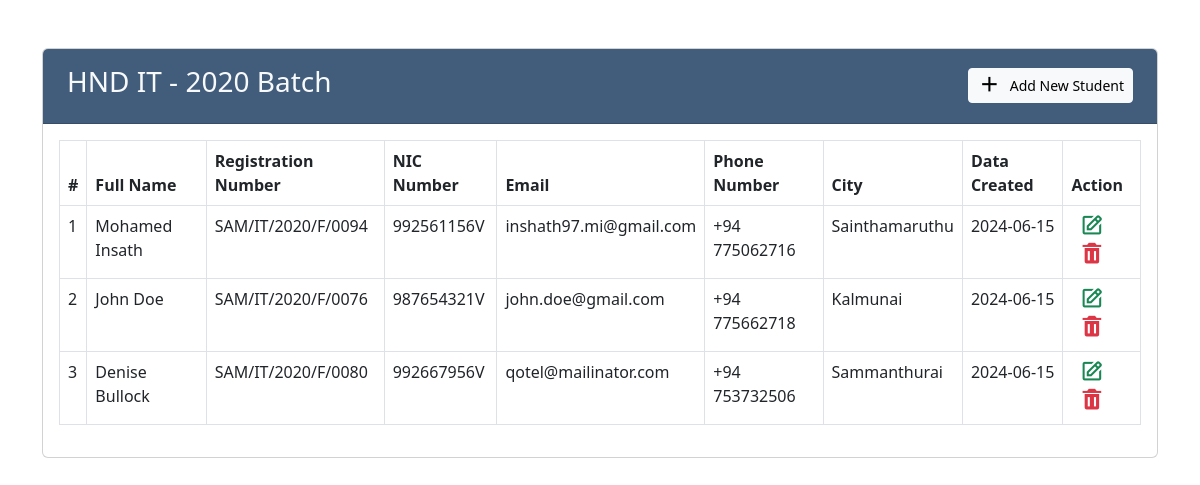
The page / on the database its author committed.
### tables this page shows
CREATE TABLE `student` (
  `Id` int(11) NOT NULL,
  `fullname` varchar(50) NOT NULL,
  `regnumber` varchar(100) NOT NULL,
  `nic` varchar(100) NOT NULL,
  `email` varchar(100) NOT NULL,
  `phonenumber` int(11) NOT NULL,
  `city` varchar(50) NOT NULL,
  `dateCreated` date NOT NULL
);

### index.php (the view, shortened to what this page needs)
<?php
include("backend/dbconnection.php");
?>
<!DOCTYPE html>
<html lang="en">
<head>
    <link href="https://cdn.jsdelivr.net/npm/bootstrap@5.3.0/dist/css/bootstrap.min.css" rel="stylesheet">
    <link href='https://unpkg.com/boxicons@2.1.4/css/boxicons.min.css' rel='stylesheet'>
    <link rel="stylesheet" href="https://cdn.jsdelivr.net/npm/sweetalert2@11.0.18/dist/sweetalert2.min.css">
</head>
<body>
    <div class="container mt-5">
        <div class="card">
            <div class="card-header">
                <div class="d-flex justify-content-between align-items-center">
                    <div class="p-2 h3 text-light">HND IT - 2020 Batch</div>
                    <div class="p-2 ">
                        <button type="button" class="btn btn-sm btn-light d-flex align-items-center" data-bs-toggle="modal" data-bs-target="#formModal">
                            <i class='bx bx-plus bx-sm me-2'></i> Add New Student
                        </button>
                    </div>
                </div>
            </div>
            <div class="card-body">
                <div class="table-responsive">
                    <table class="table table-bordered">
                        <thead class="p-2">
                            <tr>
                                <th>#</th>
                                <th>Full Name</th>
                                <th>Registration Number</th>
                                <th>NIC Number</th>
                                <th>Email</th>
                                <th>Phone Number</th>
                                <th>City</th>
                                <th>Data Created</th>
                                <th>Action</th>
                            </tr>
                        </thead>
                        <tbody>
                            <?php
                            $num = 1;
                            $select_qry = "SELECT * FROM `student`";
                            $select_result = mysqli_query($conn, $select_qry);
                            $select_row_count = mysqli_num_rows($select_result);
                            if ($select_row_count > 0) {
                                while ($row = mysqli_fetch_array($select_result)) {
                            ?>
                                    <tr>
                                        <td><?php echo $num; ?></td>
                                        <td><?php echo $row["fullname"]; ?></td>
                                        <td><?php echo $row["regnumber"]; ?></td>
                                        <td><?php echo $row["nic"]; ?></td>
                                        <td><?php echo $row["email"]; ?></td>
                                        <td>+94 <?php echo $row["phonenumber"]; ?></td>
                                        <td><?php echo $row["city"]; ?></td>
                                        <td><?php echo $row["dateCreated"]; ?></td>
                                        <td class="px-3">
                                            <a href="backend/update_student.php?updateId=<?php echo $row["Id"];?>"><i class='bx bx-edit bx-sm text-success'></i></a>
                                            <a href="backend/delete_student.php?deleteId=<?php echo $row["Id"];?>"><i class='bx bxs-trash bx-sm text-danger'></i></a>
                                        </td>
                                    </tr>
                                <?php
                                    $num++;
                                }
                            } else { ?>
                                <tr>
                                    <td colspan="9" class="text-center">No data found</td>
                                </tr>
                            <?php
                            }
                            ?>
                        </tbody>
                    </table>
                </div>
            </div>
        </div>
    </div>
</body>
</html>

### index.php (style rules this page uses)
.card-header { background-color: #425D7C; }

### rows shown on the page
student: fullname "Mohamed Insath", regnumber "SAM/IT/2020/F/0094", nic "992561156V", email "inshath97.mi@gmail.com", phonenumber "775062716", city "Sainthamaruthu", dateCreated "2024-06-15"
student: fullname "John Doe", regnumber "SAM/IT/2020/F/0076", nic "987654321V", email "john.doe@gmail.com", phonenumber "775662718", city "Kalmunai", dateCreated "2024-06-15"
student: fullname "Denise Bullock", regnumber "SAM/IT/2020/F/0080", nic "992667956V", email "qotel@mailinator.com", phonenumber "753732506", city "Sammanthurai", dateCreated "2024-06-15"
